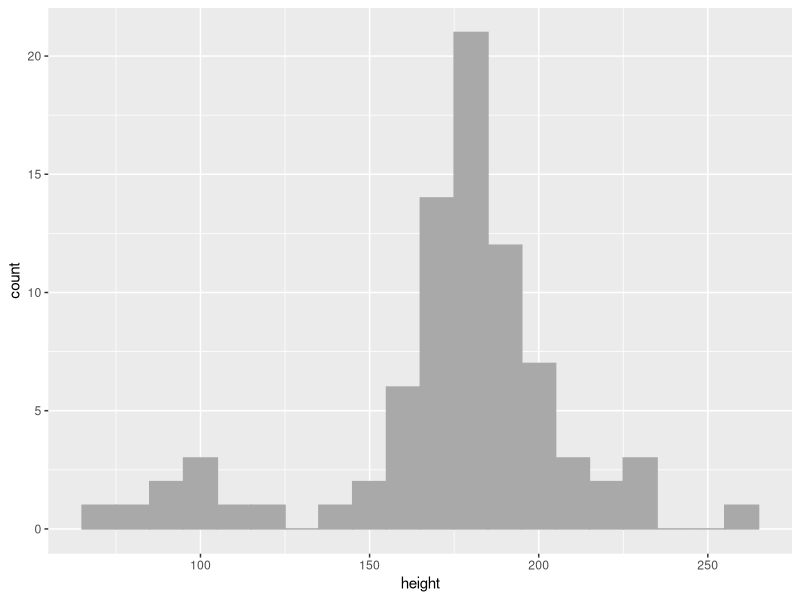
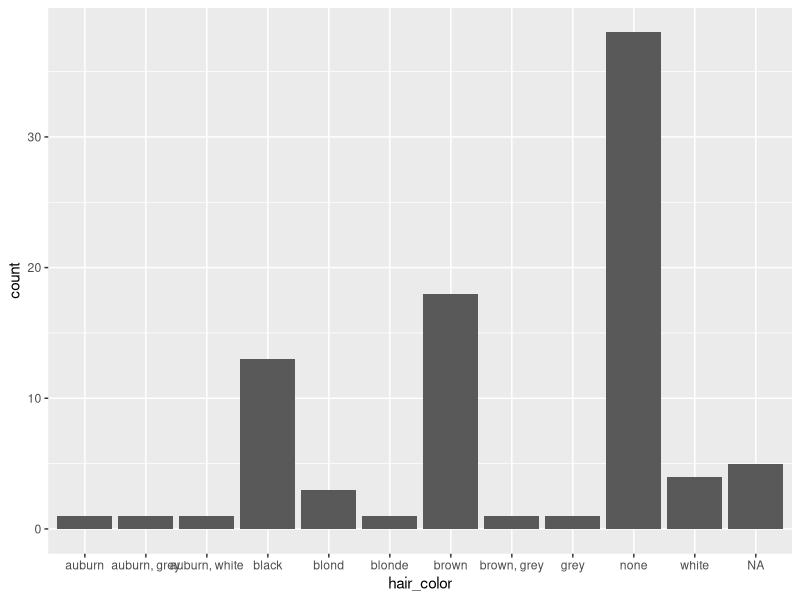
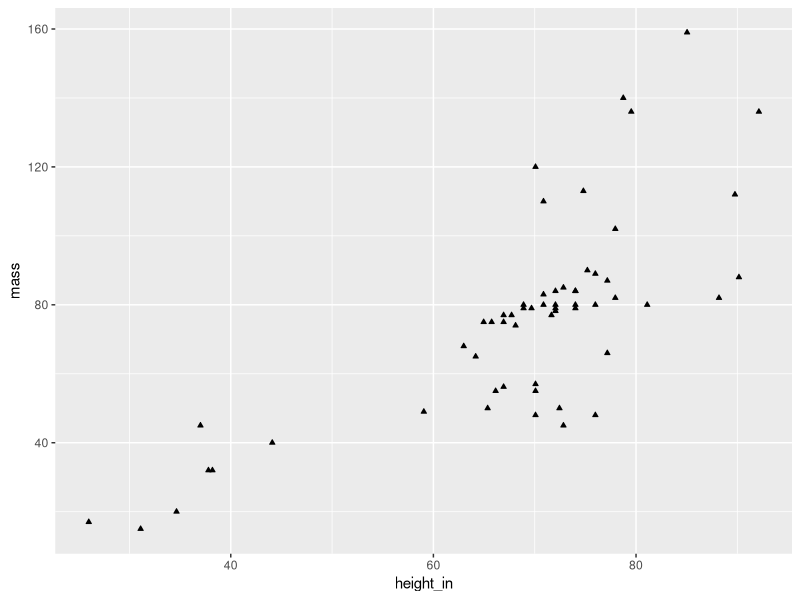
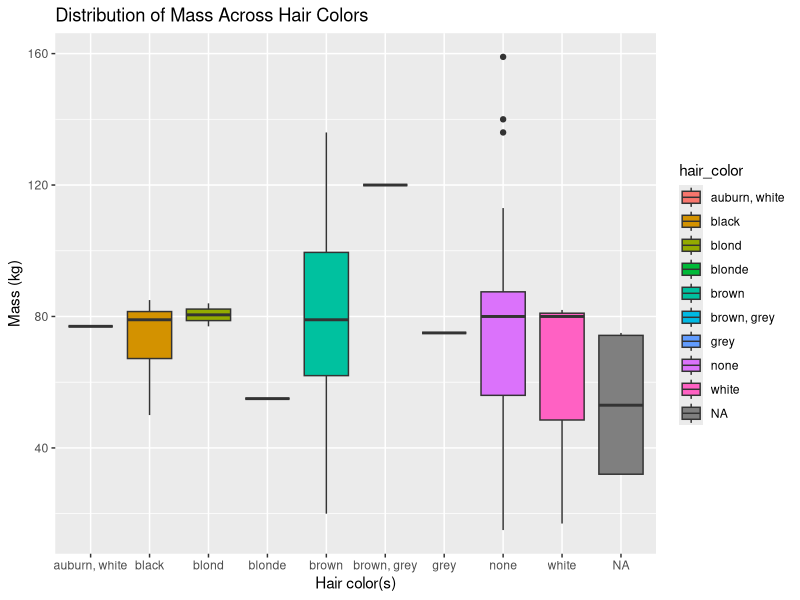

The R source for these figures, in order: (Note: this script raises an error after producing the figures.)
library(tidyverse)

## Create your goal tibble to replicate

# Run this line to see what your end product should look like
sw.wrangled.goal <- read_csv("sw-wrangled.csv") %>% 
  mutate(across(c(hair, gender, species, homeworld), factor)) # this is a quick-and-dirty fix to account for odd importing behavior

# View in console
sw.wrangled.goal 

# Examine the structure of the df and take note of data types
# Look closely at factors (you may need another function to do so) to see their levels
str(sw.wrangled.goal) 



## Use the built-in starwars dataset to replicate the tibble above in a tbl called sw.wrangled
# If you get stuck, use comments to "hold space" for where you know code needs to go to achieve a goal you're not sure how to execute
####assignment 8
head(starwars)
sw_wrangled <- starwars %>%
  mutate(first_name = word(name, 1),  
         last_name = word(name, 2),   
         initials = paste0(substr(first_name, 1, 1), substr(last_name, 1, 1)),
         height_in = height / 2.54,  
         gender = substr(gender, 1, 1), 
         brown_hair = ifelse(hair_color == "brown", TRUE, FALSE)) %>%
  select(first_name, last_name, initials, height_in, height, mass, hair_color, gender, species, homeworld, brown_hair)

sw_wrangled


## Check that your sw.wrangled df is identical to the goal df
# Use any returned information about mismatches to adjust your code as needed
all.equal(sw.wrangled.goal, sw.wrangled.goal)

#Assignment 11 
library(ggplot2)
plot1 <- ggplot(data=sw_wrangled, aes(x=height)) + 
  geom_histogram(binwidth=10, fill="darkgrey", color="darkgrey")+ 
  NULL 
plot1

#In creating plot2, i try to use the reorder function to make the bar plot in 
#descending order, however it does not seem to work. In the graph below, it is 
#not in descending order. 
plot2 <- ggplot(data = sw_wrangled, aes(x = hair_color)) +
  geom_bar() + 
  NULL 
plot2


sw_wrangled1 <- sw_wrangled %>%
  filter(mass < 1000)
plot3 <- ggplot(data = sw_wrangled1, aes(x = height_in, y=mass)) +
  geom_point(shape = 24, fill="black", size=1) + 
  NULL 
plot3


#Assignment 12 
plot4 <- ggplot(sw_wrangled1, aes(x = hair_color, y = mass, fill = hair_color)) + 
  geom_boxplot() + 
  labs(x = "Hair color(s)", y = "Mass (kg)", title = "Distribution of Mass Across Hair Colors") +
  NULL
plot4

#I am not sure why in this plot the na.rm function does not work in removing the NA function 
plot5 <- ggplot(sw_wrangled, aes(x = mass, y = height_in)) + 
  geom_point() + 
  geom_smooth(method = lm) + 
  facet_wrap(~brown_hair, na.rm = TRUE, labeller = labeller(brown_hair = c(`TRUE` = "Has brown hair", `FALSE` = "No brown hair"))) + 
  labs(x = "Mass", y = "Height in") +
  NULL
plot5

#I am not sure as well why within this function na.rm does not work... 
#should I clean the dataset before the plot, or there is something that I can do 
#within ggplot to remove missing value? 
plot6 <- ggplot(sw_wrangled, aes(x = substr(first_name, 1, 1), fill = gender, na.rm=TRUE)) + 
  geom_bar() + 
  coord_flip() + 
  labs(x = "Species first letter", y = "Count") +
  NULL
plot6

##Assignment 13 - recreate advanced plot 
head(sw_wrangled)
library(ggsci)
plot7 <- ggplot(data = sw_wrangled, aes(x = height, y = mass, color = gender)) + 
  geom_point() + 
  geom_smooth(method = "lm", se = FALSE, aes(fill = gender)) + 
  facet_wrap(~gender, scales = "free_y") + 
  theme_minimal() +
  labs(
    title = "Height and weight across gender presentation",
    subtitle = "A cautionary tale in misleading 'free' axis scales & bad design choices",
    x = "Height (cm)",
    y = "Mass (kg)") +
  #I am not sure why in this line the text does not change to female and male, instead
  #it only shows "f" and "m" and "BA
  scale_color_manual(values = c("f" = "red", "m" = "grey", "Other" = "orange")) +
  scale_fill_manual(values = c("f" = "red", "m" = "grey", "Other" = "orange")) +
  theme(
    legend.title = element_text(family = "sans", size = 10),
    legend.position = "bottom",
    strip.background = element_rect(fill = "green"),
    strip.text = element_text(family = "sans", size = 12, face = "bold")
  ) +
  #using ggci element here does not correspond to the targeted plot, but I added
  #my non-used code here. (btw i like the color)
  #scale_color_npg() + 
  #scale_fill_npg() +
  guides(fill = guide_legend(title = "Gender Presentation"), color = guide_legend(title = "Gender Presentation"))
plot7
